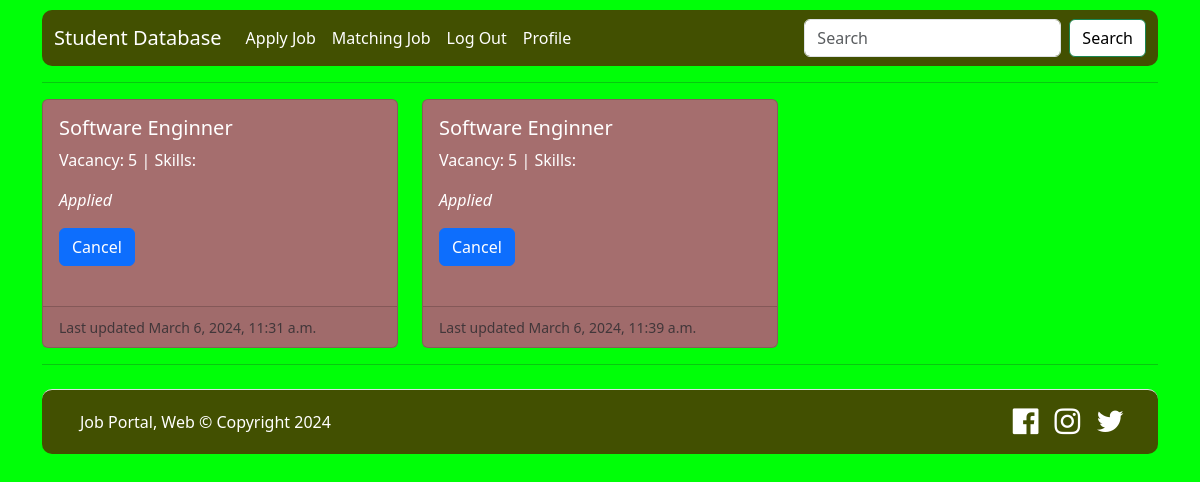
The app's page /apply-job/ (signed in) with its own data.
### home/models.py (models this page shows, shortened)
class Apply_Job(models.Model):
    user = models.ForeignKey(Custom_User, on_delete=models.CASCADE, related_name='job_appy_user')
    job = models.ForeignKey(Job, on_delete=models.CASCADE, related_name='job_appy')
    cover_later = models.TextField()
    resume = models.FileField(upload_to='user/resume/', blank=True, null=True)
    created_date = models.DateTimeField(auto_now_add=True)
    updated_date = models.DateTimeField(auto_now=True)

class Job(models.Model):
    user = models.ForeignKey(Custom_User, on_delete=models.CASCADE, related_name='user_job')
    title = models.CharField(max_length=500)
    number_of_openings = models.PositiveIntegerField()
    category = models.CharField(max_length=20)
    job_description = models.TextField()
    skills = models.CharField(max_length=100)
    created_date = models.DateTimeField(auto_now_add=True)
    updated_date = models.DateTimeField(auto_now=True)

### home/views.py (the view)
# urls.py: path('apply-job/', apply_job_list, name='apply_job_list'),
@login_required
def apply_job_list(request):
    job = Apply_Job.objects.filter(user=request.user)
    return render(request, 'job/apply_job_list.html', {'job': job})

### templates/job/apply_job_list.html (shortened to what this page needs)
{% extends 'base.html' %}
{% block body_content %}
<div class="row row-cols-1 row-cols-md-3 g-4">
    {% for job in job %}
    <div class="col">
        <div class="card h-100" style="background-color: #a56e6e; color: white;">
            <div class="card-body">
                <h5 class="card-title">{{job.job.title}}</h5>
                <p class="card-text">Vacancy: {{job.job.number_of_openings}} | Skills: {{job.skills}}</p>
                <p><i>Applied</i></p>
                <div class="row">
                    <div class="col-6">
                        <a href="{% url 'applied_cancel' job.id %}" class="btn btn-primary">Cancel</a>
                    </div>
                </div>
            </div>
            <br>
            <div class="card-footer">
                <small class="text-body-secondary">Last updated {{job.updated_date}}</small>
            </div>
        </div>
    </div>
    {% endfor %}
</div>
{% endblock %}

### records on screen
Apply_Job: job "Software Enginner", job.number_of_openings "5", updated_date "March 6, 2024, 11:31 a.m."
Apply_Job: job "Software Enginner", job.number_of_openings "5", updated_date "March 6, 2024, 11:39 a.m."
